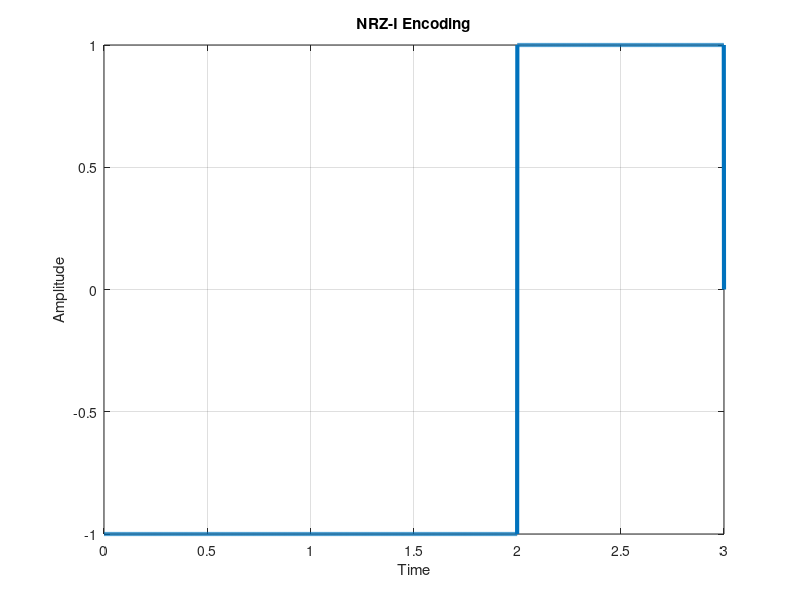

Write the MATLAB code that produced this figure.
bits = [1 0 1];
bitrate = 1;
n = 1000;
T = length(bits)/bitrate;
N = n*length(bits);
dt = T/N;

t = 0:dt:T;
x = zeros(1,length(t));
lastbit = 1;
for i=1:length(bits)
  if bits(i)==1
    x(((i-1)*n)+1:i*n) = -lastbit;
    lastbit = -lastbit;
  else
    x(((i-1)*n)+1:i*n) = lastbit;
  end
end
plot(t, x, 'Linewidth', 3); % Corrected plot option syntax
title('NRZ-I Encoding');
xlabel('Time');
ylabel('Amplitude');
grid on;

counter = 0;
lastbit_decoded = 1; % Renamed to avoid confusion with encoding lastbit
result = [];       % Initialize result as an empty array
for i = 1:length(t)
  if t(i) > counter
    counter = counter + 1/bitrate; % Increment counter by the bit duration
    index = round(i);             % Get the index corresponding to the bit time
    if index <= length(x)
      if x(index) != lastbit_decoded
        result(end+1) = 1;       % Append to the end of the array
        lastbit_decoded = -lastbit_decoded;
      else
        result(end+1) = 0;       % Append to the end of the array
      end
    end
  end
end
disp('NRZ-I Decoding:');
disp(result);
